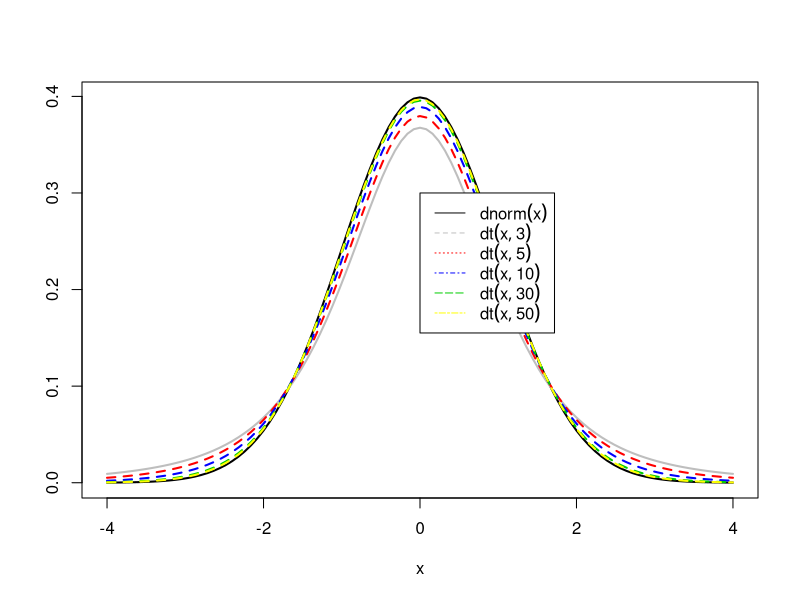
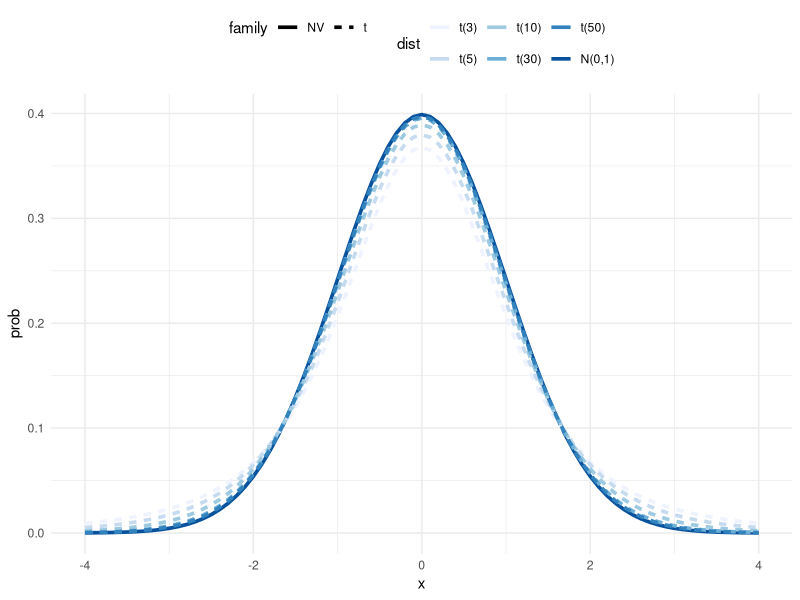
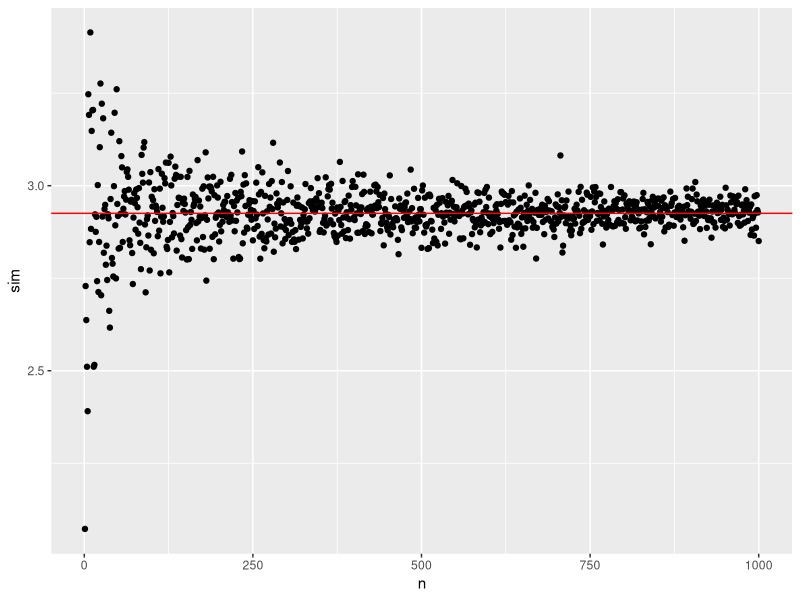

The R source for these figures, in order:
## ---- chunk 1
knitr::opts_chunk$set(message = FALSE, warning = FALSE, error = FALSE)
## ---- chunk 2
curve(dnorm(x), from=-4, to=4, col="black", lty=1, lwd=2, ylab="")
curve(dt(x, 3), from=-4, to=4, col="gray", lty=1, lwd=2,add=TRUE)
curve(dt(x, 5), from=-4, to=4, col="red", lty=2, lwd=2, add=TRUE)
curve(dt(x, 10), from=-4, to=4, col="blue", lty=2, lwd=2, add=TRUE)
curve(dt(x, 30), from=-4, to=4, col="green3", lty=2, lwd=2, add=TRUE)
curve(dt(x, 50), from=-4, to=4, col="yellow", lty=2, lwd=2, add=TRUE)
legend(0, 0.3,
       legend=c(expression(dnorm(x)),expression(dt(x, 3)), expression(dt(x, 5)),
                expression(dt(x, 10)), expression(dt(x, 30)),expression(dt(x,50))),
       col = c("black","gray","red","blue","green3","yellow"), lty =1:6)






library(tibble)
library(tidyr)
library(dplyr)
library(ggplot2)
library(forcats)

dichten <- tibble(
  x = seq(-4, 4, .1),
  `t(3)` = dt(x, 3),
  `t(5)` = dt(x, 5),
  `t(10)` = dt(x, 10),
  `t(30)` = dt(x, 30),
  `t(50)` = dt(x, 50),
  `N(0,1)` = dnorm(x)
)

dichten %>% 
  gather(dist, prob, -x) %>%
  mutate(dist = fct_inorder(dist),
         family = if_else(grepl("t", dist), "t", "NV")) %>%
  ggplot(aes(x = x, y = prob, linetype = family, color = dist)) +
  geom_line(size = 1.25) +
  scale_color_brewer(palette = "Blues") +
  theme_minimal() +
  theme(legend.position = "top")
## ---- chunk 3
gaussian <- function(p,u1,u2,sigma1,sigma2,n){
 k=rbinom(1,n,p);
 f1=rnorm(k,u1,sigma1);
 f2=rnorm(n-k,u2,sigma2);
 f=p*f1+(1-p)*f2;
 f
}
## ---- chunk 4
f <- function(x) {exp(x^2)}
(1 - -1) * mean(f(runif(1e6, min = -1, max = 1)))
integrate <- integrate(f, -1, 1)



library(dplyr)
library(purrr)
library(ggplot2)

f <- function(x) {exp(x^2)}

sim_f <- function(n) {
  (1 - -1) * mean(f(runif(n, min = -1, max = 1)))
}

map_df(1:1000, function(n) {
  tibble(
    n = n,
    sim = sim_f(n)
  )
}) -> sims

ggplot(data = sims, aes(x = n, y = sim)) +
  geom_point() +
  geom_hline(yintercept = integrate(f, -1, 1)$value, 
             color = "red")


f <- function(x) {log(1 + tan(x)^2)}
(pi/8) * mean(f(runif(1e6, 0, pi/8)))

f <- function(x) {sin(2*x) * cos(x)}
pi * mean(f(runif(1e6, -pi/2, pi/2)))

## ---- chunk 5
pi_func <- function(B) {
  x_B <- runif(B, -1, 1)
  y_B <- runif(B, -1, 1)
  kreis <- sum(sqrt(x_B^2 + y_B^2) <= 1)
  (kreis/B) * 4
}
pi_func(1e6)
